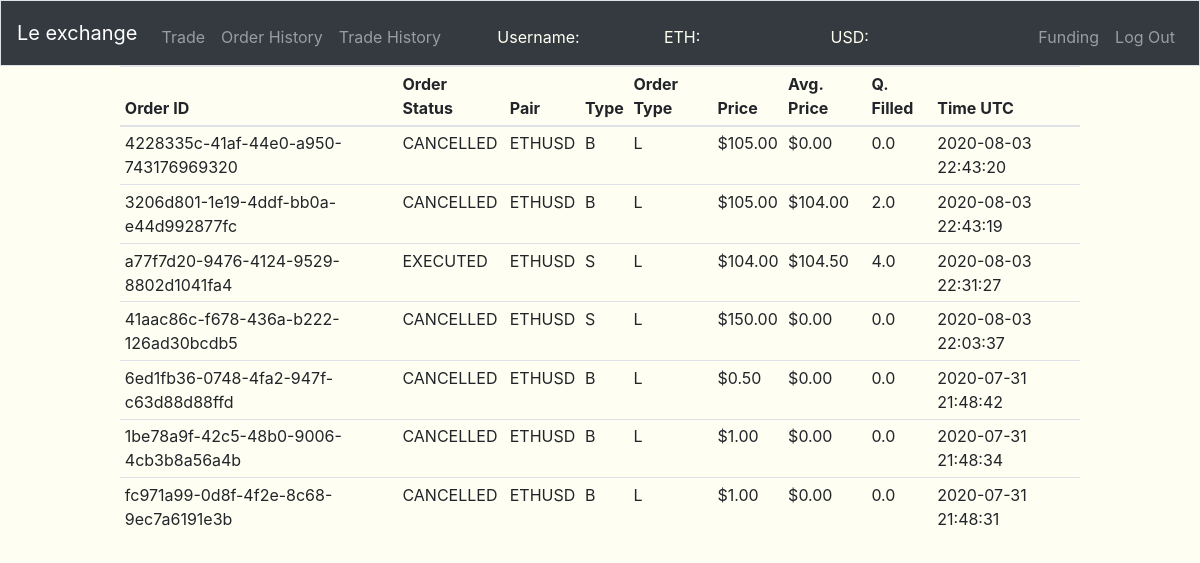
The app's page /order-history (signed in) with its own data.
### tables this page shows
CREATE TABLE "order_history" (
	"order_id"	VARCHAR(255) NOT NULL,
	"user_id"	INTEGER NOT NULL,
	"pair"	VARCHAR(255) NOT NULL,
	"type"	CHAR(1) NOT NULL,
	"ordertype"	CHAR(1) NOT NULL,
	"price"	REAL NOT NULL,
	"avg_price"	REAL NOT NULL,
	"quantity_filled"	REAL NOT NULL,
	"time"	INTEGER NOT NULL,
	"status"	TEXT NOT NULL,
	PRIMARY KEY("order_id")
);

### views.py (the view)
@app.route('/order-history', methods=["GET"])
@login_required
def order_history():
    order_history = db.execute(
        "SELECT * FROM order_history WHERE user_id = :id ORDER BY time DESC", id=session["user_id"])
    return render_template("history.html", order_history=order_history)

### app.py (called while the page is built)
@app.after_request
def after_request(response):
    response.headers["Cache-Control"] = "no-cache, no-store, must-revalidate"
    response.headers["Expires"] = 0
    response.headers["Pragma"] = "no-cache"
    return response

### helper.py (called while the page is built)
def login_required(f):
    @wraps(f)
    def decorated_function(*args, **kwargs):
        if session.get("user_id") is None:
            return redirect("/login"), 403
        return f(*args, **kwargs)
    return decorated_function

def usd(value):
    return f"${value:,.2f}"

def timeformater(time):
    return datetime.datetime.utcfromtimestamp(time)

### templates/history.html (shortened to what this page needs)
{% extends "layout.html" %}
{% block main %}
<table class="table table-hover table-sm" style="width: 80%; margin-left: auto; margin-right: auto;">
  <thead s>
    <tr>
      <th scope="col">Order ID</th>
      <th scope="col">Order Status</th>
      <th scope="col">Pair</th>
      <th scope="col">Type</th>
      <th scope="col">Order Type</th>
      <th scope="col">Price</th>
      <th scope="col">Avg. Price</th>
      <th scope="col">Q. Filled</th>
      <th scope="col">Time UTC</th>
    </tr>
  </thead>
  <tbody>
    {% for i in order_history %}
      <tr>
        <td>{{i.order_id}}</td>
        <td>{{i.status}}</td>
        <td>{{i.pair}}</td>
        <td>{{i.type}}</td>
        <td>{{i.ordertype}}</td>
        <td>{{i.price|usd}}</td>
        <td>{{i.avg_price|usd}}</td>
        <td>{{i.quantity_filled}}</td>
        <td>{{i.time|timeformater}}</td>
      </tr>
    {% endfor %}
  </tbody>
</table>
{% endblock %}

### records on screen
order_history: order_id "4228335c-41af-44e0-a950-743176969320", status "CANCELLED", pair "ETHUSD", type "B", ordertype "L", price "$105.00", avg_price "$0.00", quantity_filled "0.0", time "2020-08-03 22:43:20"
order_history: order_id "3206d801-1e19-4ddf-bb0a-e44d992877fc", status "CANCELLED", pair "ETHUSD", type "B", ordertype "L", price "$105.00", avg_price "$104.00", quantity_filled "2.0", time "2020-08-03 22:43:19"
order_history: order_id "a77f7d20-9476-4124-9529-8802d1041fa4", status "EXECUTED", pair "ETHUSD", type "S", ordertype "L", price "$104.00", avg_price "$104.50", quantity_filled "4.0", time "2020-08-03 22:31:27"
order_history: order_id "41aac86c-f678-436a-b222-126ad30bcdb5", status "CANCELLED", pair "ETHUSD", type "S", ordertype "L", price "$150.00", avg_price "$0.00", quantity_filled "0.0", time "2020-08-03 22:03:37"
order_history: order_id "6ed1fb36-0748-4fa2-947f-c63d88d88ffd", status "CANCELLED", pair "ETHUSD", type "B", ordertype "L", price "$0.50", avg_price "$0.00", quantity_filled "0.0", time "2020-07-31 21:48:42"
order_history: order_id "1be78a9f-42c5-48b0-9006-4cb3b8a56a4b", status "CANCELLED", pair "ETHUSD", type "B", ordertype "L", price "$1.00", avg_price "$0.00", quantity_filled "0.0", time "2020-07-31 21:48:34"
order_history: order_id "fc971a99-0d8f-4f2e-8c68-9ec7a6191e3b", status "CANCELLED", pair "ETHUSD", type "B", ordertype "L", price "$1.00", avg_price "$0.00", quantity_filled "0.0", time "2020-07-31 21:48:31"
